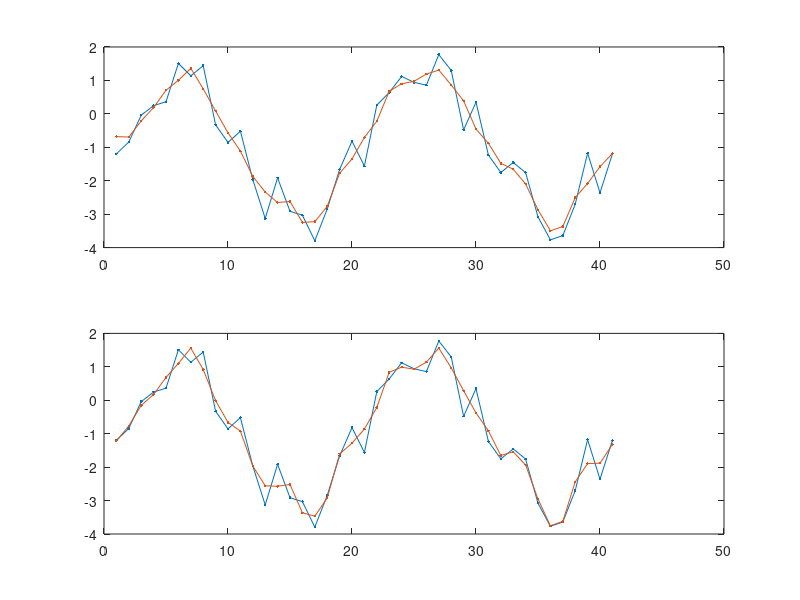

This chart was generated by the following MATLAB code:


a = 2 * sin(2 * pi * 2 * [0:0.025:1]);
a = a + 2 * (rand(size(a)) -1);

SmoothVal1 = 3;
SmoothVal2 = 5;

figure(2)
subplot(211)
a_sm = conv(a, ones(1, SmoothVal1) ./ SmoothVal1, 'same');
plot([a' a_sm'], '.-')

subplot(212)
b_sm = sgolayfilt(a, SmoothVal1, SmoothVal2);
plot([a' b_sm'], '.-')

